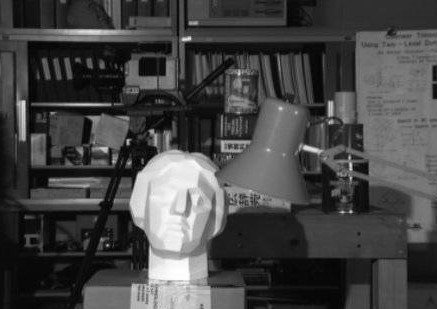
#> input picture Image_CLAHE/statue.jpg, 437 x 309 px
$ python CLAHE.py
#> lines starting #> are read from the running program, lines starting #| are printed output that depends on the picture
#> in main, original_img is the input picture: shape (309, 437, 3); min 0, max 255, mean 69.4
import numpy as np
import matplotlib.pyplot as plt
import cv2


# interpolation func for attach bins to image again
def interpolate(subBin, LU, RU, LB, RB, subX, subY):
    subImage = np.zeros(subBin.shape)
    num = subX * subY
    for i in range(subX):
        inverseI = subX - i
        for j in range(subY):
            inverseJ = subY - j
            val = subBin[i, j].astype(int)
            subImage[i, j] = np.floor(
                (inverseI * (inverseJ * LU[val] + j * RU[val]) + i * (inverseJ * LB[val] + j * RB[val])) / num)
    return subImage


def clahe(img, clipLimit, nrBins=128, nrX=0, nrY=0):
    # img - Input image
    # clipLimit - Normalized clipLimit. Higher value gives more contrast
    # nrBins - Number of gray level bins for histogram("dynamic range") that means we can change the numbers
    # nrX - Number of contextial regions in x direction
    # nrY - Number of contextial regions in y direction

#> called with clipLimit = 8, nrBins = 0, nrX = 0, nrY = 0
    h, w = img.shape
#> h = 309; w = 437
    if clipLimit == 1:
        return
    nrBins = max(nrBins, 128)
    if nrX == 0:
        # Taking dimensions of each contextial region to be a square of 32X32
        xsz = 32
        ysz = 32
        nrX = int(np.ceil(h / xsz))
#> nrX = 10
        # Excess number of pixels to get an integer value of nrX and nrY
        excX = int(xsz * (nrX - h / xsz))
#> excX = 11
        nrY = int(np.ceil(w / ysz))
#> nrY = 14
        excY = int(ysz * (nrY - w / ysz))
#> excY = 11
        # Pad that number of pixels to the image
        if excX != 0:
            img = np.append(img, np.zeros((excX, img.shape[1])).astype(int), axis=0)
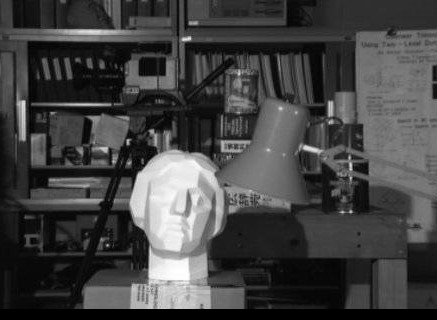
#> img: shape (320, 437) int64; min 0, max 255, mean 67
        if excY != 0:
            img = np.append(img, np.zeros((img.shape[0], excY)).astype(int), axis=1)
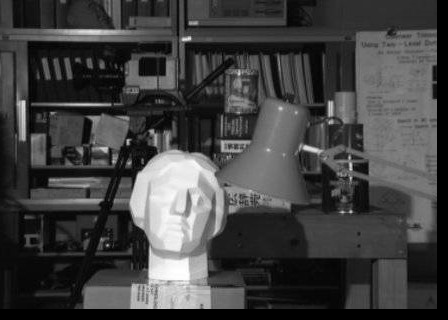
#> img: shape (320, 448) int64; min 0, max 255, mean 65.4
    else:
        xsz = round(h / nrX)
        ysz = round(w / nrY)
    # number of region pixels
    nrPixels = xsz * ysz
    xsz2 = round(xsz / 2)
    ysz2 = round(ysz / 2)
    claheimg = np.zeros(img.shape)

    if clipLimit > 0:
        clipLimit = max(1, clipLimit * xsz * ysz / nrBins)
    else:
        clipLimit = 50

    # make Look-Up Table
    minVal = np.min(img)
#> minVal = 0
    maxVal = np.max(img)
#> maxVal = 255

    # maxVal1 = maxVal + np.maximum(np.array([0]),minVal) - minVal
    # minVal1 = np.maximum(np.array([0]),minVal)

    binSz = np.floor(1 + (maxVal - minVal) / nrBins)
#> binSz = 2
    LUT = np.floor((np.arange(minVal, maxVal + 1) - minVal) / binSz)
#> LUT = 256 values from 0 to 127

    # continue of clahe
    bins = LUT[img]
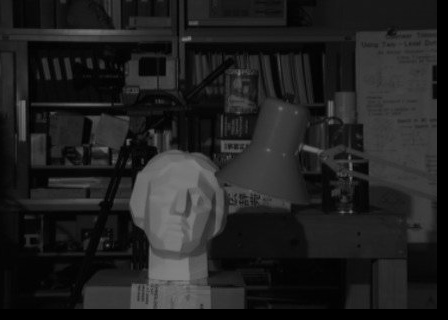
#> bins: shape (320, 448) float64; min 0, max 127, mean 32.5
    # print(bins.shape)
    # makeHistogram
    hist = np.zeros((nrX, nrY, nrBins))
    print(nrX, nrY, hist.shape)
#| 10 14 (10, 14, 128)
    for i in range(nrX):
        for j in range(nrY):
            bin_ = bins[i * xsz:(i + 1) * xsz, j * ysz:(j + 1) * ysz].astype(int)
            for i1 in range(xsz):
                for j1 in range(ysz):
                    hist[i, j, bin_[i1, j1]] += 1

    # clipHistogram
    if clipLimit > 0:
        for i in range(nrX):
            for j in range(nrY):
                nrExcess = 0
                for nr in range(nrBins):
                    excess = hist[i, j, nr] - clipLimit
                    if excess > 0:
                        nrExcess += excess

                binIncr = nrExcess / nrBins
                upper = clipLimit - binIncr
                for nr in range(nrBins):
                    if hist[i, j, nr] > clipLimit:
                        hist[i, j, nr] = clipLimit
                    else:
                        if hist[i, j, nr] > upper:
                            nrExcess += upper - hist[i, j, nr]
                            hist[i, j, nr] = clipLimit
                        else:
                            nrExcess -= binIncr
                            hist[i, j, nr] += binIncr

                if nrExcess > 0:
                    stepSz = max(1, np.floor(1 + nrExcess / nrBins))
                    for nr in range(nrBins):
                        nrExcess -= stepSz
                        hist[i, j, nr] += stepSz
                        if nrExcess < 1:
                            break

    # mapping Histogram here
    map_ = np.zeros((nrX, nrY, nrBins))
    # print(map_.shape)
    scale = (maxVal - minVal) / nrPixels
#> scale = 0.249
    for i in range(nrX):
        for j in range(nrY):
            sum_ = 0
            for nr in range(nrBins):
                sum_ += hist[i, j, nr]
                map_[i, j, nr] = np.floor(min(minVal + sum_ * scale, maxVal))

    # interpolation func and pre processes here for mapping and using
    xI = 0
    for i in range(nrX + 1):
        if i == 0:
            subX = int(xsz / 2)
            xU = 0
            xB = 0
        elif i == nrX:
            subX = int(xsz / 2)
            xU = nrX - 1
            xB = nrX - 1
        else:
            subX = xsz
            xU = i - 1
            xB = i

        yI = 0
        for j in range(nrY + 1):
            if j == 0:
                subY = int(ysz / 2)
                yL = 0
                yR = 0
            elif j == nrY:
                subY = int(ysz / 2)
                yL = nrY - 1
                yR = nrY - 1
            else:
                subY = ysz
                yL = j - 1
                yR = j
            UL = map_[xU, yL, :]
            UR = map_[xU, yR, :]
            BL = map_[xB, yL, :]
            BR = map_[xB, yR, :]
            subBin = bins[xI:xI + subX, yI:yI + subY]
            # print(subBin.shape)
            subImage = interpolate(subBin, UL, UR, BL, BR, subX, subY)
            claheimg[xI:xI + subX, yI:yI + subY] = subImage
            yI += subY
        xI += subX
#> this loop made 11 passes
#> (subX, xI) on passes 1, 11: (16, 16), (16, 320)
#> xI on passes 2 to 7: 48, 80, 112, 144, 176, 208
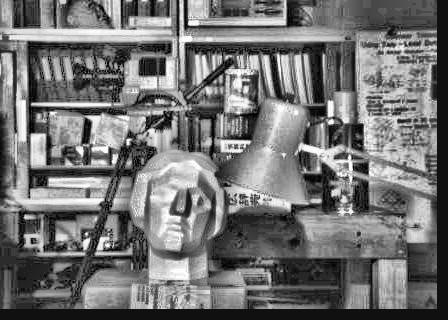
#> claheimg: shape (320, 448) float64; min 0, max 255, mean 114.5
#> after the loop, xI = 320
    # check more excess pixels
    if excX == 0 and excY != 0:
        return claheimg[:, :-excY]
    elif excX != 0 and excY == 0:
        return claheimg[:-excX, :]
    elif excX != 0 and excY != 0:
        return claheimg[:-excX, :-excY]
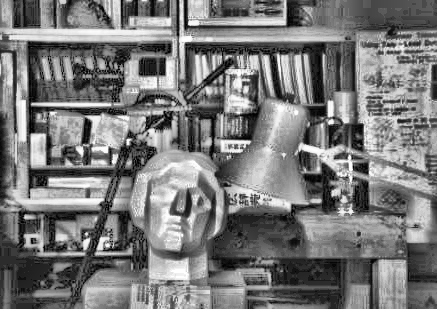
#> returned value: shape (309, 437) float64; min 0, max 255, mean 120.6
    else:
        return claheimg


def main(fileName, resultName):
    # Load the input image
    original_img = cv2.imread(fileName)

    # Convert the input image into grayscale
    gray_img = cv2.cvtColor(original_img, cv2.COLOR_BGR2GRAY)

    clahe_img = clahe(gray_img, 8, 0, 0)
    # turn clahe imame to float 32
    asd = np.array(clahe_img, dtype=np.float32)
    # plot hist for org image
    print(clahe_img.shape)
#| (309, 437)
    hist = cv2.calcHist([gray_img], [0], None, [256], [0, 256])
#> hist = 256 values, max 2201 at index 47, min 24 at index 1, mean 527.5
    plt.hist(gray_img.ravel(), 256, [0, 256])
    plt.title(fileName)
    plt.show()
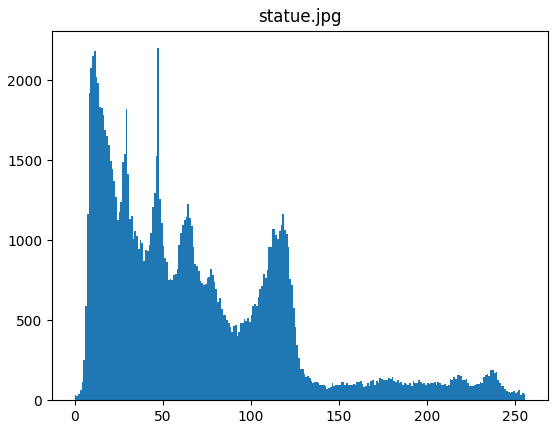
#> figure drawn by matplotlib, 1 panel; tallest bar 2201 high, from x = 47 to 48
    # plot hist for output image
    hist = cv2.calcHist([asd], [0], None, [256], [0, 256])
#> hist = 256 values, max 951 at index 44, min 1 at index 255, mean 527.5
    plt.hist(asd.ravel(), 256, [0, 256])
    plt.title(resultName)
    plt.show()
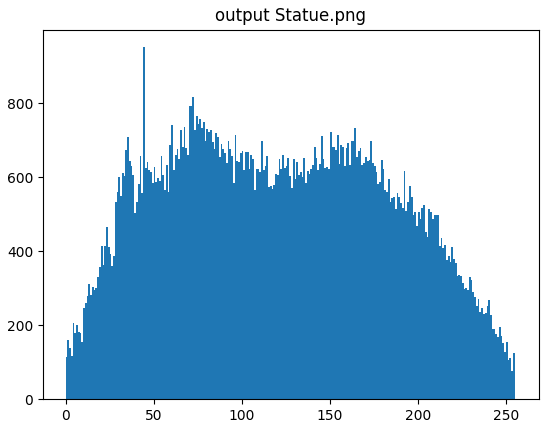
#> figure drawn by matplotlib, 1 panel; tallest bar 951 high, from x = 44 to 45
    # plot org image
    plt.imshow(gray_img, cmap='gray')
    plt.title(fileName)
    plt.show()
    # plot output image
    plt.imshow(clahe_img, cmap='gray')
    plt.title(resultName)
    plt.imsave(resultName, clahe_img, cmap='gray')
    plt.show()


# mainnnnnnnnnnnnnnnnnnnnnnn
# runnnnnnnnnnnnnnnnnnnnnnnnnnnnnnnnnnnnnnnnnnnnnnnnnnn

main('statue.jpg', 'output Statue.png')
main('Tem.jpg', 'output Tem.png')
#> (the run stopped early here; a loop or call above may not have finished)
